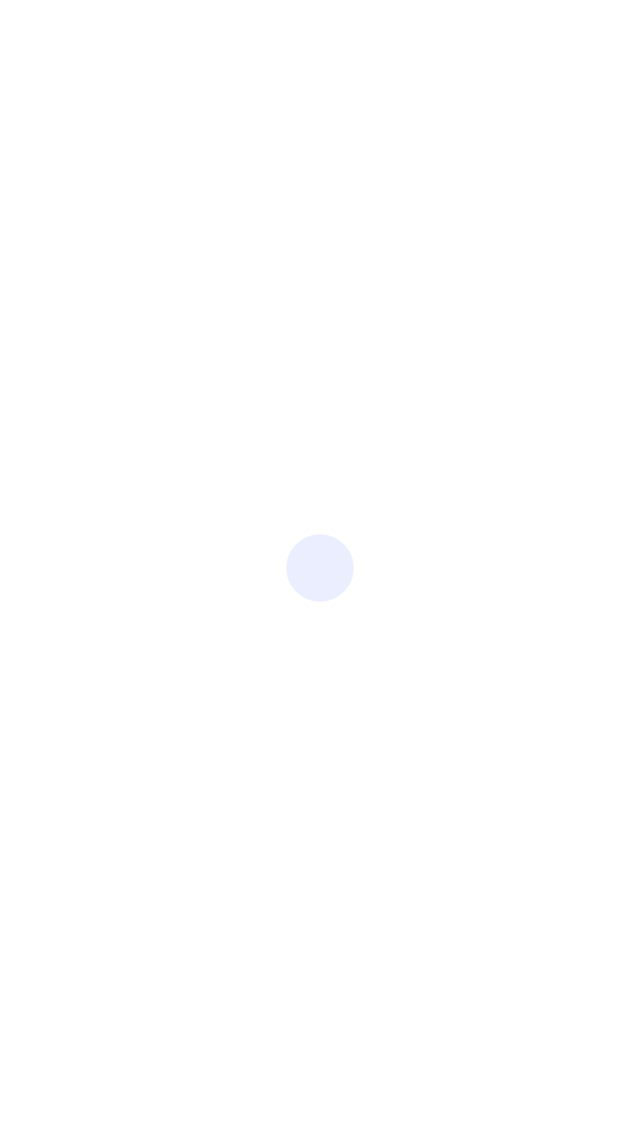
Frame 1 (no input)
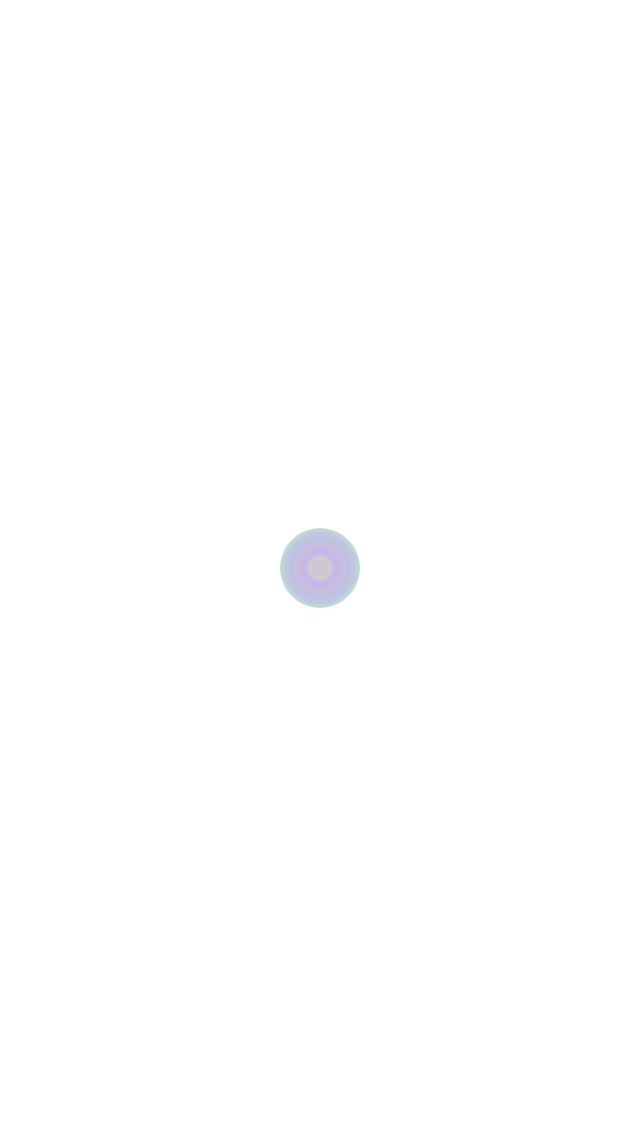
Frame 60 (the mouse pressed at the canvas centre just before this capture)
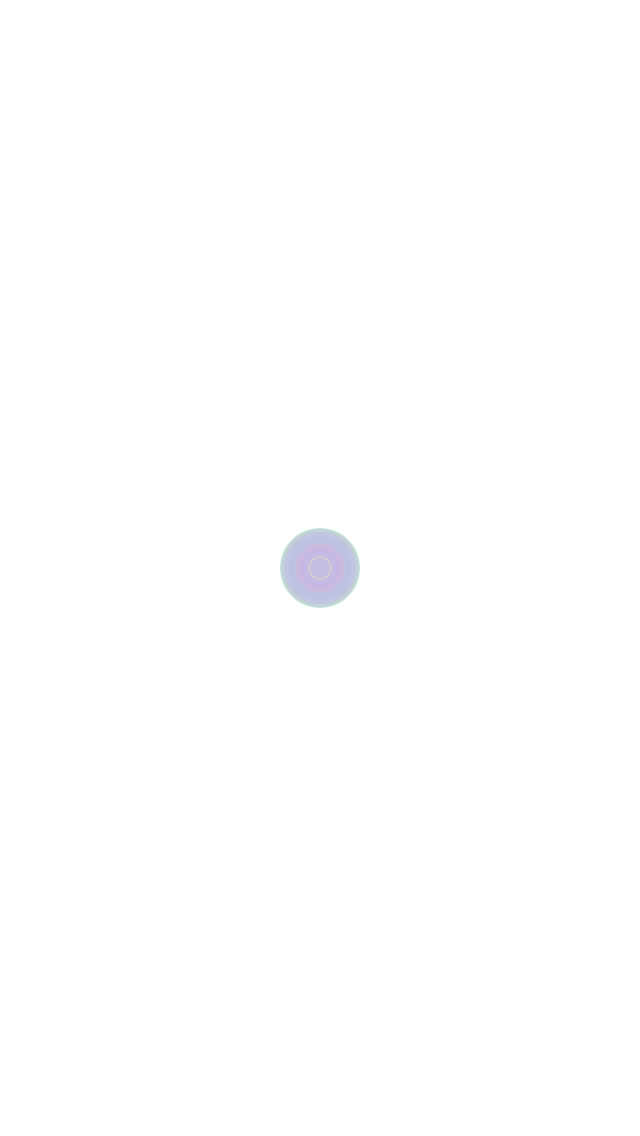
Frame 120 (the mouse held since frame 60 and released just before this capture)

The Processing sketch that drew these frames (run headless with seeded random() and noise(); from frame 60 on, the mouse is pressed at the canvas centre):

// Processing sketch: processing_163536
// ── processing_163536.pde

int counter;

void setup() {  //setup function called initially, only once
  size(640,1136);
  background(255);  //set background white
  colorMode(HSB);   //set colors to Hue, Saturation, Brightness mode
  counter = 0;
}

void draw() {  //draw function loops 
  counter++;
  noStroke();
  fill(random(255),100,255,50);
  
  if(mousePressed == true) { //add some interaction
    ellipse(mouseX, mouseY, 20, 20);
  }
  else {
    ellipse(width/2, height/2, 80*sin(counter), 80*sin(counter));
  }
}
